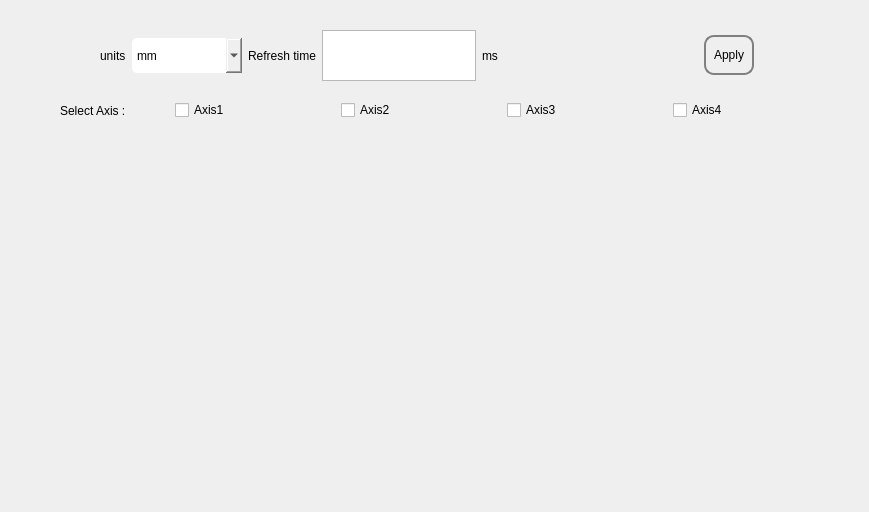
<?xml version="1.0" encoding="UTF-8"?>
<ui version="4.0">
 <class>graphsForm</class>
 <widget class="QWidget" name="graphsForm">
  <property name="geometry">
   <rect>
    <x>0</x>
    <y>0</y>
    <width>869</width>
    <height>512</height>
   </rect>
  </property>
  <property name="minimumSize">
   <size>
    <width>0</width>
    <height>40</height>
   </size>
  </property>
  <property name="windowTitle">
   <string>Graphs</string>
  </property>
  <property name="styleSheet">
   <string notr="true">QLabel{
font: 75 14pt &quot;MS Shell Dlg 2&quot;;
}
QComboBox, QLineEdit{
font: 75 12pt &quot;MS Shell Dlg 2&quot;;
border-radius:5px;
}
QPushButton, QToolButton{
font: 75 12pt &quot;MS Shell Dlg 2&quot;;
border: 2px solid gray;
padding: 0 8px;
border-radius:10px;
text-align: center;
}
#MainWindow{
background-image: url(:/images/VueAerienneSynchrotronSOLEIL_mod);
	border-color: rgb(85, 170, 255);
	border-top-color:rgb(85, 170, 255);
}

QPushButton#resetButtonAxis1,#resetButtonAxis2,#resetButtonAxis3,#resetButtonAxis4,#resetButtonAllAxis,#resetCEerrorsButton{
background:rgb(161, 0, 0);
color: white;
}

QPushButton:hover{
border:  2px solid white;
border-radius: 5px;
}

QPushButton:pressed{
border:  2px solid white;
border-radius: 10px;
}</string>
  </property>
  <widget class="QCustomPlot" name="customPlot" native="true">
   <property name="geometry">
    <rect>
     <x>20</x>
     <y>190</y>
     <width>831</width>
     <height>271</height>
    </rect>
   </property>
  </widget>
  <widget class="QWidget" name="horizontalWidget_3" native="true">
   <property name="geometry">
    <rect>
     <x>100</x>
     <y>30</y>
     <width>654</width>
     <height>51</height>
    </rect>
   </property>
   <layout class="QHBoxLayout" name="horizontalLayout_3">
    <item>
     <layout class="QHBoxLayout" name="horizontalLayout_2">
      <item>
       <widget class="QLabel" name="label_4">
        <property name="text">
         <string>units</string>
        </property>
       </widget>
      </item>
      <item>
       <widget class="QComboBox" name="leftBlockUnits">
        <property name="sizePolicy">
         <sizepolicy hsizetype="Fixed" vsizetype="Fixed">
          <horstretch>0</horstretch>
          <verstretch>0</verstretch>
         </sizepolicy>
        </property>
        <property name="minimumSize">
         <size>
          <width>110</width>
          <height>35</height>
         </size>
        </property>
        <item>
         <property name="text">
          <string>mm</string>
         </property>
        </item>
        <item>
         <property name="text">
          <string>µm</string>
         </property>
        </item>
        <item>
         <property name="text">
          <string>nm</string>
         </property>
        </item>
        <item>
         <property name="text">
          <string>cm</string>
         </property>
        </item>
       </widget>
      </item>
     </layout>
    </item>
    <item>
     <layout class="QHBoxLayout" name="horizontalLayout">
      <item>
       <widget class="QLabel" name="label_3">
        <property name="sizePolicy">
         <sizepolicy hsizetype="Preferred" vsizetype="Fixed">
          <horstretch>0</horstretch>
          <verstretch>0</verstretch>
         </sizepolicy>
        </property>
        <property name="minimumSize">
         <size>
          <width>0</width>
          <height>35</height>
         </size>
        </property>
        <property name="text">
         <string>Refresh time</string>
        </property>
       </widget>
      </item>
      <item>
       <widget class="QTextEdit" name="textEdit_3">
        <property name="sizePolicy">
         <sizepolicy hsizetype="Expanding" vsizetype="Fixed">
          <horstretch>0</horstretch>
          <verstretch>0</verstretch>
         </sizepolicy>
        </property>
        <property name="minimumSize">
         <size>
          <width>0</width>
          <height>40</height>
         </size>
        </property>
       </widget>
      </item>
      <item>
       <widget class="QLabel" name="label_5">
        <property name="text">
         <string>ms</string>
        </property>
       </widget>
      </item>
      <item>
       <spacer name="horizontalSpacer">
        <property name="orientation">
         <enum>Qt::Horizontal</enum>
        </property>
        <property name="sizeType">
         <enum>QSizePolicy::Fixed</enum>
        </property>
        <property name="sizeHint" stdset="0">
         <size>
          <width>200</width>
          <height>10</height>
         </size>
        </property>
       </spacer>
      </item>
      <item>
       <widget class="QPushButton" name="pushButton_2">
        <property name="minimumSize">
         <size>
          <width>0</width>
          <height>40</height>
         </size>
        </property>
        <property name="text">
         <string>Apply</string>
        </property>
       </widget>
      </item>
     </layout>
    </item>
   </layout>
  </widget>
  <widget class="QWidget" name="selectAxisWidget" native="true">
   <property name="geometry">
    <rect>
     <x>60</x>
     <y>90</y>
     <width>773</width>
     <height>41</height>
    </rect>
   </property>
   <property name="styleSheet">
    <string notr="true">font: 75 12pt &quot;MS Shell Dlg 2&quot;;</string>
   </property>
   <layout class="QHBoxLayout" name="horizontalLayout_4">
    <item>
     <widget class="QLabel" name="label_6">
      <property name="sizePolicy">
       <sizepolicy hsizetype="Fixed" vsizetype="Preferred">
        <horstretch>0</horstretch>
        <verstretch>0</verstretch>
       </sizepolicy>
      </property>
      <property name="styleSheet">
       <string notr="true">QLabel{
font: 75 14pt &quot;MS Shell Dlg 2&quot;;
}</string>
      </property>
      <property name="text">
       <string>Select Axis : </string>
      </property>
     </widget>
    </item>
    <item>
     <spacer name="horizontalSpacer_3">
      <property name="orientation">
       <enum>Qt::Horizontal</enum>
      </property>
      <property name="sizeType">
       <enum>QSizePolicy::Fixed</enum>
      </property>
      <property name="sizeHint" stdset="0">
       <size>
        <width>40</width>
        <height>20</height>
       </size>
      </property>
     </spacer>
    </item>
    <item>
     <widget class="QCheckBox" name="checkBox">
      <property name="text">
       <string>Axis1</string>
      </property>
     </widget>
    </item>
    <item>
     <widget class="QCheckBox" name="checkBox_3">
      <property name="text">
       <string>Axis2</string>
      </property>
     </widget>
    </item>
    <item>
     <widget class="QCheckBox" name="checkBox_2">
      <property name="text">
       <string>Axis3</string>
      </property>
     </widget>
    </item>
    <item>
     <widget class="QCheckBox" name="checkBox_4">
      <property name="text">
       <string>Axis4</string>
      </property>
     </widget>
    </item>
   </layout>
  </widget>
 </widget>
 <customwidgets>
  <customwidget>
   <class>QCustomPlot</class>
   <extends>QWidget</extends>
   <header>qcustomplot.h</header>
   <container>1</container>
  </customwidget>
 </customwidgets>
 <resources/>
 <connections/>
</ui>
